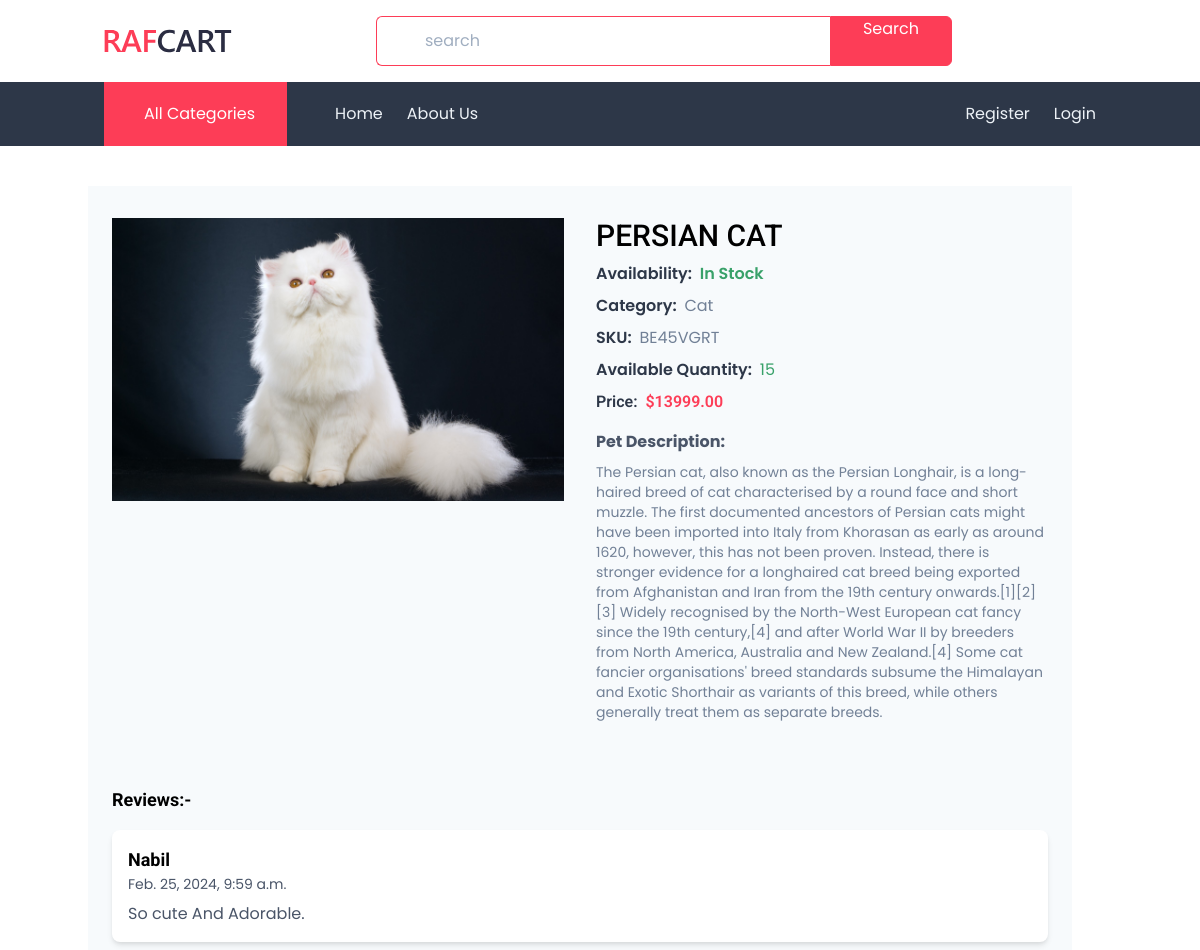
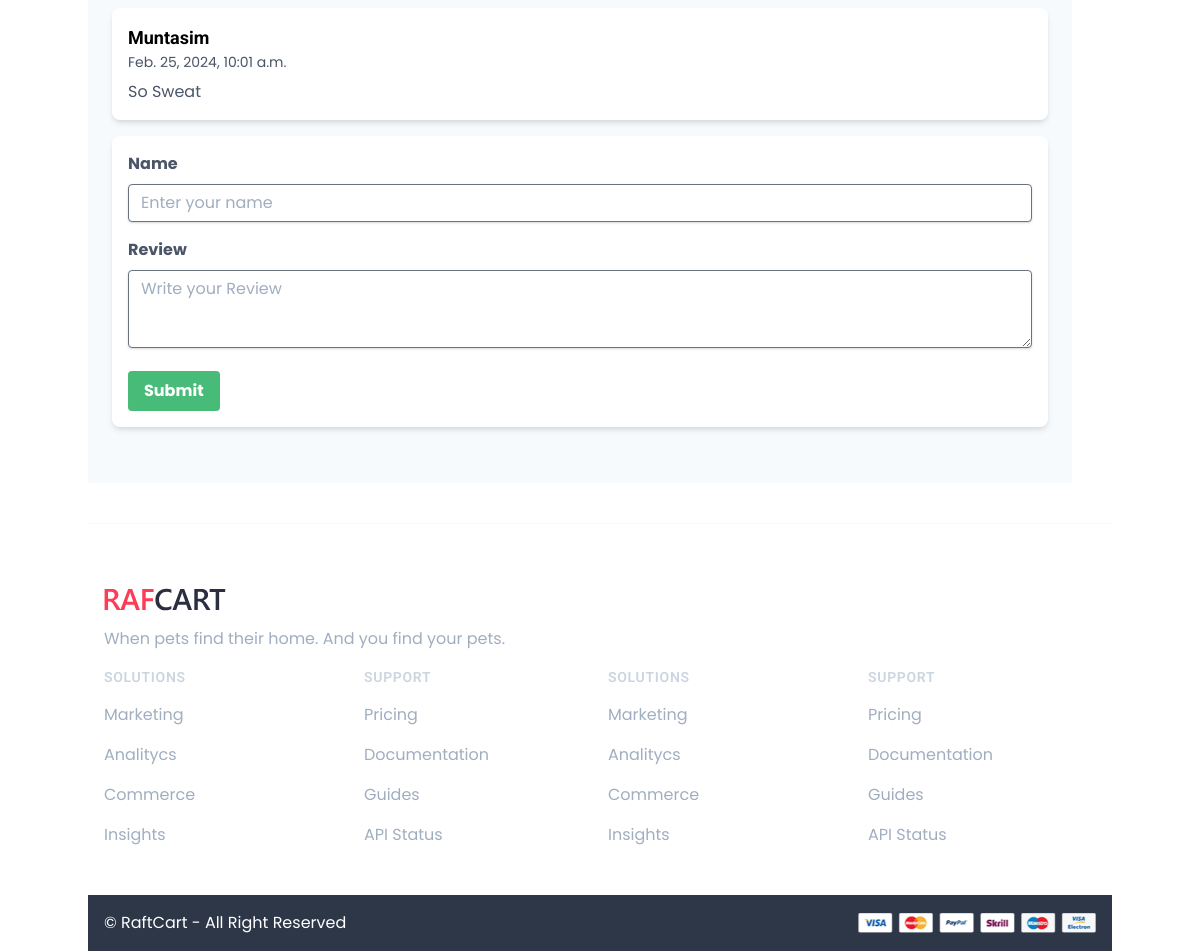
The app's page /pet/details/29/ with its own data (2 pictures, top to bottom).
### pets/models.py (models this page shows, shortened)
class Pet(models.Model):
    pet_title = models.CharField(max_length=50)
    description = models.TextField()
    price =models.DecimalField(decimal_places=2, max_digits = 12)
    category = models.ForeignKey(Category, on_delete=models.CASCADE)
    customer = models.ForeignKey(User, on_delete=models.CASCADE, blank = True, null = True)
    adopted_by = models.ManyToManyField(User, related_name='adopted_pet', blank=True)
    images = models.ImageField(upload_to='pets/media/uploads/')
    quantity = models.PositiveIntegerField(default=1)

class Review(models.Model):
    pet = models.ForeignKey(Pet, on_delete=models.CASCADE, related_name='reviews')
    name = models.CharField(max_length=30)
    Reviews = models.TextField()
    created_on = models.DateTimeField(auto_now_add=True)

### categories/models.py (models this page shows, shortened)
class Category(models.Model):
    category_name = models.CharField(max_length=100)
    slug = models.SlugField(max_length=100,unique=True, null=True, blank=True)

### pets/views.py (the view, shortened to what this page needs)
# urls.py: path('details/<int:id>/', views.DetailPetView.as_view(), name='detail_pet'),
class DetailPetView(View):
    template_name = 'pet_details.html'
    def get(self, request, *args, **kwargs):
        pet = get_object_or_404(Pet, id=self.kwargs['id'])
        reviews = pet.reviews.all()
        review_form = ReviewForm()
        context = {
            'pet': pet,
            'reviews': reviews,
            'review_form': review_form,
        }
        return render(request, self.template_name, context)

### pets/forms.py
class ReviewForm(forms.ModelForm):
    class Meta:
        model = Review
        fields = ['name','Reviews']

### pets/templates/pet_details.html (shortened to what this page needs)
{% extends 'base.html' %} {% load static %} {% load crispy_forms_tags %} {% block head_title %}Pet Details{% endblock %} {% block content %}
<div class="bg-gray-100 dark:bg-gray-100 py-8 mt-10 mb-10 mr-10">
    <div class="max-w-6xl mx-auto px-4 sm:px-6 lg:px-8">
        <div class="flex flex-col md:flex-row -mx-6">
            <div class="md:flex-1 px-4">
                <div class="h-[460px] rounded-lg bg-gray-300 dark:bg-gray-700 mb-4">
                    <img class="w-full h-full object-cover" src="{{pet.images.url}}" alt="Pet Image">
                </div>
            </div>
            <div class="md:flex-1 px-4">
                <h2 class="text-3xl font-medium uppercase mb-2">{{pet.pet_title}}</h2>
                <div class="flex mb-4">
                    <div class="space-y-2">
                        <p class="text-gray-800 font-semibold space-x-1">
                            <span>Availability: </span>
                            <span class="text-green-600">In Stock</span>
                        </p>
                        <p class="space-x-1">
                            <span class="text-gray-800 font-semibold">Category: </span>
                            <span class="text-gray-600">{{pet.category.category_name}}</span>
                        </p>
                        <p class="space-x-1">
                            <span class="text-gray-800 font-semibold">SKU: </span>
                            <span class="text-gray-600">BE45VGRT</span>
                        </p>
                        <p class="space-x-1">
                            <span class="text-gray-800 font-semibold">Available Quantity: </span>
                            <span class="text-green-600">{{pet.quantity}}</span>
                        </p>
                        <p class="space-x-1  font-roboto">
                            <span class="text-gray-800 font-semibold">Price:</span>
                            <span class="text-primary font-semibold">${{pet.price}}</span>
                        </p>
                    </div>
                </div>
                <div>
                    <span class="font-bold text-gray-700 dark:text-gray-300">Pet Description:</span>
                    <p class="text-gray-600 dark:text-gray-300 text-sm mt-2">{{pet.description}}</p>
                </div>
            </div>
        </div>
    </div>
    <div class="bg-gray-100 p-6">
        <h2 class="text-lg font-bold mb-4">Reviews:-</h2>
        {% for review in reviews %}
        <div class="flex flex-col space-y-4">
            <div class="bg-white p-4 rounded-lg shadow-md">
                <h3 class="text-lg font-bold">{{review.name}}</h3>
                <p class="text-gray-700 text-sm mb-2">{{review.created_on}}</p>
                <p class="text-gray-700">{{review.Reviews}}</p>
            </div>
        {% endfor %}
        <form method="post" action="{% url 'post_review' pet.id %}" class="bg-white p-4 rounded-lg shadow-md">
            <div class="mb-4">
                <label class="block text-gray-700 font-bold mb-2" for="name">Name</label>
                <input class="shadow appearance-none border rounded w-full py-2 px-3 text-gray-700 leading-tight focus:outline-none focus:shadow-outline" id="name" name="name" type="text" placeholder="Enter your name">
            </div>
            <div class="mb-4">
                <label class="block text-gray-700 font-bold mb-2" for="comment">Review</label>
                <textarea class="shadow appearance-none border rounded w-full py-2 px-3 text-gray-700 leading-tight focus:outline-none focus:shadow-outline" id="comment" name="Reviews" rows="3" placeholder="Write your Review"></textarea>
            </div>
            <button type="submit" class="bg-green-500 hover:bg-green-700 text-white font-bold py-2 px-4 rounded focus:outline-none focus:shadow-outline">Submit</button>
        </form>
        </div>
    </div>
</div>
{% endblock %}

### core/templates/base.html (shortened to what this page needs)
{% load static%}
<!DOCTYPE html>
<html lang="en">
<head>
    <link rel="stylesheet" href="{% static 'css/main.css'%}">
    <link href="https://unpkg.com/tailwindcss@^1.0/dist/tailwind.min.css" rel="stylesheet"/>
</head>
<body>
  {% include 'navbar.html' %} {% block body %}
  <div class="lg:container lg:mx-auto" id="main">
    {% include 'messages.html' %} {% block content %} {% endblock %}
  </div>
  {% include 'footer.html' %} {% endblock %}
</body>
</html>

### core/templates/navbar.html (shortened to what this page needs)
{%load static%}
 <header class="py-4 shadow-sm bg-white">
    <div class="container flex items-center justify-between">
        <a href="{% url 'home' %}">
            <img src="{% static 'images/logo.svg' %}" alt="Logo" class="w-32">
        </a>
        <div class="w-full max-w-xl relative flex">
            <input type="text" name="search" id="search"
                class="w-full border border-primary border-r-0 pl-12 py-3 pr-3 rounded-l-md focus:outline-none hidden md:flex"
                placeholder="search">
            <button
                class="bg-primary border border-primary text-white px-8 rounded-r-md hover:bg-transparent hover:text-primary transition hidden md:flex">Search</button>
        </div>
    </div>
</header>
<nav class="bg-gray-800">
    <div class="container flex">
        <div class="px-8 py-4 bg-primary md:flex items-center cursor-pointer relative group hidden">
            <span class="capitalize ml-2 text-white ">All Categories</span>
            </div>
        <div class="flex items-center justify-between flex-grow md:pl-12 py-5 ">
            <div class="flex items-center space-x-6 capitalize">
                <a href="{% url 'home' %}" class="text-gray-200 hover:text-white transition">Home</a>
                <a href="{% url 'about' %}" class="text-gray-200 hover:text-white transition">About Us</a>
            </div>
            <div class="flex items-center space-x-6 capitalize">
                {% if request.user.is_authenticated %}
                    <a href="{% url 'profile' %}" class="text-gray-200 hover:text-white transition">Profile</a>
                    <a href="{% url 'logout' %}" class="text-gray-200 hover:text-white transition">Logout</a>
                {% else %}
                    <a href="{% url 'register' %}" class="text-gray-200 hover:text-white transition">Register</a>
                    <a href="{% url 'login' %}" class="text-gray-200 hover:text-white transition">Login</a>
                {%endif%}
            </div>
        </div>
    </div>
</nav>

### core/templates/footer.html (shortened to what this page needs)
{%load static %}
<footer class="bg-white pt-16 pb-12 border-t border-gray-100">
    <div class="container grid grid-cols-1 ">
        <div class="col-span-1 space-y-4">
            <img src="{% static 'images/logo.svg'%}" alt="logo" class="w-30">
            <div class="mr-2">
                <p class="text-gray-500">
                    When pets find their home. And you find your pets.
                </p>
            </div>
        </div>
        <div class="col-span-2 grid grid-cols-2 gap-4">
            <div class="grid grid-cols-2 gap-4 md:gap-8">
                <div>
                    <h3 class="text-sm font-semibold text-gray-400 uppercase tracking-wider">Solutions</h3>
                    <div class="mt-4 space-y-4">
                        <a href="#" class="text-base text-gray-500 hover:text-gray-900 block">Marketing</a>
                        <a href="#" class="text-base text-gray-500 hover:text-gray-900 block">Analitycs</a>
                        <a href="#" class="text-base text-gray-500 hover:text-gray-900 block">Commerce</a>
                        <a href="#" class="text-base text-gray-500 hover:text-gray-900 block">Insights</a>
                    </div>
                </div>
                <div>
                    <h3 class="text-sm font-semibold text-gray-400 uppercase tracking-wider">Support</h3>
                    <div class="mt-4 space-y-4">
                        <a href="#" class="text-base text-gray-500 hover:text-gray-900 block">Pricing</a>
                        <a href="#" class="text-base text-gray-500 hover:text-gray-900 block">Documentation</a>
                        <a href="#" class="text-base text-gray-500 hover:text-gray-900 block">Guides</a>
                        <a href="#" class="text-base text-gray-500 hover:text-gray-900 block">API Status</a>
                    </div>
                </div>
            </div>
            <div class="grid grid-cols-2 gap-8">
                <div>
                    <h3 class="text-sm font-semibold text-gray-400 uppercase tracking-wider">Solutions</h3>
                    <div class="mt-4 space-y-4">
                        <a href="#" class="text-base text-gray-500 hover:text-gray-900 block">Marketing</a>
                        <a href="#" class="text-base text-gray-500 hover:text-gray-900 block">Analitycs</a>
                        <a href="#" class="text-base text-gray-500 hover:text-gray-900 block">Commerce</a>
                        <a href="#" class="text-base text-gray-500 hover:text-gray-900 block">Insights</a>
                    </div>
                </div>
                <div>
                    <h3 class="text-sm font-semibold text-gray-400 uppercase tracking-wider">Support</h3>
                    <div class="mt-4 space-y-4">
                        <a href="#" class="text-base text-gray-500 hover:text-gray-900 block">Pricing</a>
                        <a href="#" class="text-base text-gray-500 hover:text-gray-900 block">Documentation</a>
                        <a href="#" class="text-base text-gray-500 hover:text-gray-900 block">Guides</a>
                        <a href="#" class="text-base text-gray-500 hover:text-gray-900 block">API Status</a>
                    </div>
                </div>
            </div>
        </div>
    </div>
</footer>
<div class="bg-gray-800 py-4">
    <div class="container flex items-center justify-between">
        <p class="text-white">&copy; RaftCart - All Right Reserved</p>
        <div>
            <img src="{% static 'images/methods.png'%}" alt="methods" class="h-5">
        </div>
    </div>
</div>

### records on screen
Pet: images (picture), pet_title "PERSIAN CAT", category.category_name "Cat", quantity "15", price "13999.00", description "The Persian cat, also known as the Persian Longhair, is a long-haired breed of cat characterised by a round face and short muzzle. The first documented ancestors of Persian cats might have been imported into Italy from Khorasan as early as around 1620, however, this has not been proven. Instead, there is stronger evidence for a longhaired cat breed being exported from Afghanistan and Iran from the 19th century onwards.[1][2][3] Widely recognised by the North-West European cat fancy since the 19th century,[4] and after World War II by breeders from North America, Australia and New Zealand.[4] Some cat fancier organisations' breed standards subsume the Himalayan and Exotic Shorthair as…"
Review: name "Nabil", created_on "Feb. 25, 2024, 9:59 a.m.", Reviews "So cute And Adorable."
Review: name "Muntasim", created_on "Feb. 25, 2024, 10:01 a.m.", Reviews "So Sweat"
